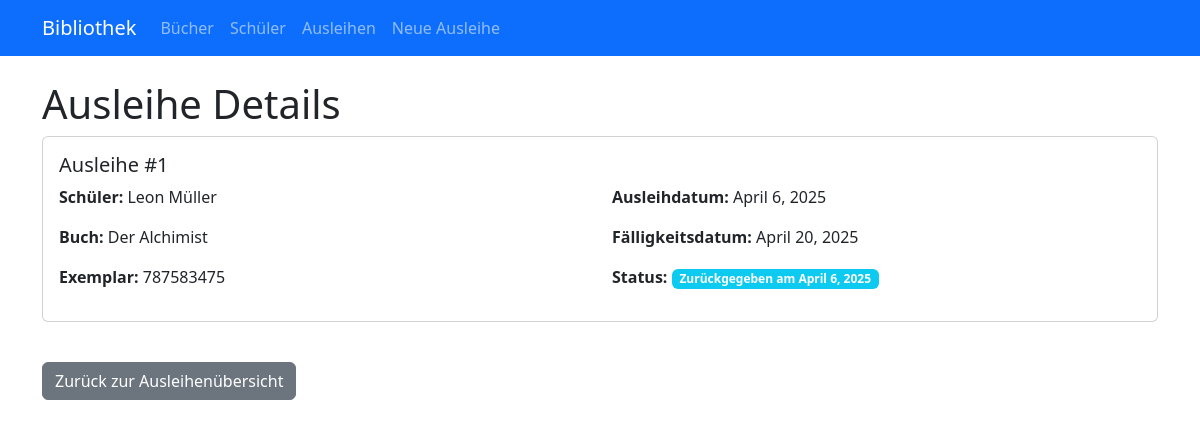
/ausleihe/1/, run on the app's committed database.
### myapp/models.py (models this page shows, shortened)
class Ausleihe(models.Model):
    exemplar = models.ForeignKey(
        BuchExemplar,
        on_delete=models.SET_NULL,
        related_name='ausleihen',
        null=True,
        blank=True
    )
    schüler = models.ForeignKey(
        Schüler,
        on_delete=models.CASCADE,
        related_name='ausleihen'
    )
    ausleihdatum = models.DateField()
    rueckgabedatum = models.DateField(null=True, blank=True)
    fälligkeitsdatum = models.DateField()
    istZurückgegeben = models.BooleanField(default=False)
    erinnerungGesendet = models.BooleanField(default=False)
    mahnungGesendet = models.BooleanField(default=False)

class Schüler(models.Model):
    schueler_id = models.CharField(max_length=200)
    name = models.CharField(max_length=200)
    vorname = models.CharField(max_length=200)
    klasse = models.CharField(max_length=200)
    email = models.EmailField(max_length=200)
    gesperrtBis = models.DateField(default=datetime(2000, 1, 1))
    anzahlVerspätungen = models.IntegerField(default=0)

class BuchExemplar(models.Model):
    STATUS_CHOICES = [
        ('verfügbar', 'Verfügbar'),
        ('ausgeliehen', 'Ausgeliehen'),
        ('reserviert', 'Reserviert'),
        ('reparatur', 'In Reparatur'),
        ('verloren', 'Verloren'),
    ]
    buch = models.ForeignKey(
        Buch,
        on_delete=models.CASCADE,
        related_name='buchexemplare'
    )
    inventarnummer = models.CharField(max_length=200)
    anschaffungsdatum = models.DateField()
    zustand = models.CharField(max_length=200)
    status = models.CharField(max_length=200, choices=STATUS_CHOICES, default='verfügbar')

class Buch(models.Model):
    ISBN = models.CharField(max_length=13, unique=True)
    titel = models.CharField(max_length=200)
    autor = models.CharField(max_length=200)
    verlag = models.CharField(max_length=200)
    verlagungsdatum = models.DateField()
    wiederbeschaffungswert = models.DecimalField(max_digits=10, decimal_places=2)

### myapp/views.py (the view)
# urls.py: path('ausleihe/<int:ausleihe_id>/', views.ausleihe_detail, name='ausleihe_detail'),
def ausleihe_detail(request, ausleihe_id):
    ausleihe = get_object_or_404(Ausleihe, id=ausleihe_id)
    return render(request, 'myapp/ausleihe_detail.html', {'ausleihe': ausleihe})

### myapp/templates/myapp/ausleihe_detail.html (shortened to what this page needs)
{% extends 'myapp/base.html' %}
{% block content %}
    <h1>Ausleihe Details</h1>
    <div class="card mb-4">
        <div class="card-body">
            <h5 class="card-title">Ausleihe #{{ ausleihe.id }}</h5>
            <div class="row">
                <div class="col-md-6">
                    <p><strong>Schüler:</strong> {{ ausleihe.schüler.vorname }} {{ ausleihe.schüler.name }}</p>
                    <p><strong>Buch:</strong> {{ ausleihe.exemplar.buch.titel }}</p>
                    <p><strong>Exemplar:</strong> {{ ausleihe.exemplar.inventarnummer }}</p>
                </div>
                <div class="col-md-6">
                    <p><strong>Ausleihdatum:</strong> {{ ausleihe.ausleihdatum }}</p>
                    <p><strong>Fälligkeitsdatum:</strong> {{ ausleihe.fälligkeitsdatum }}</p>
                    <p><strong>Status:</strong>
                        {% if ausleihe.istZurückgegeben %}
                            <span class="badge bg-info">Zurückgegeben am {{ ausleihe.rueckgabedatum }}</span>
                        {% elif ausleihe.istÜberfällig %}
                            <span class="badge bg-danger">Überfällig</span>
                        {% else %}
                            <span class="badge bg-success">Pünktlich</span>
                        {% endif %}
                    </p>
                </div>
            </div>
        </div>
    </div>
    <a href="{% url 'myapp:ausleihe_liste' %}" class="btn btn-secondary mt-3">Zurück zur Ausleihenübersicht</a>
{% endblock %}

### data on the page
Ausleihe: id "1", schüler.vorname "Leon", schüler.name "Müller", exemplar.buch.titel "Der Alchimist", exemplar.inventarnummer "787583475", ausleihdatum "April 6, 2025", fälligkeitsdatum "April 20, 2025", rueckgabedatum "April 6, 2025"
